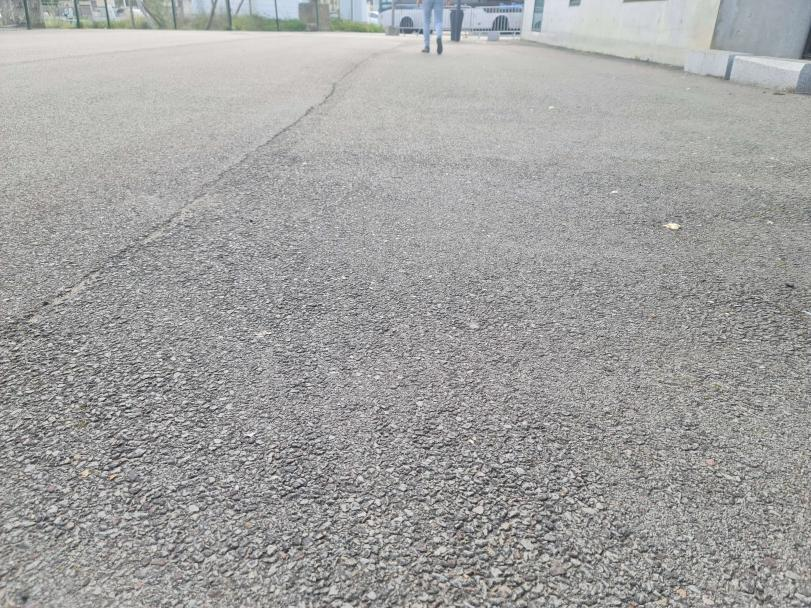
//> input picture VISION/ENVI/Images/ground.jpg, 811 x 608 px
$ ./InitScript   (built with g++ and OpenCV 4)
//> lines starting //> are read from the running program, lines starting //| are printed output that depends on the picture; after the words box and inside, x2 and y2 are one past the last pixel; in counts of white or black regions, pixels touching at a corner belong together
#include <opencv4/opencv2/opencv.hpp>
#include <opencv4/opencv2/highgui/highgui.hpp>
#include <iostream>
#include <stdint.h>

cv::Mat grey_img(cv::Mat img){

    cv::Mat graymat;
    cv::cvtColor(img, graymat, cv::COLOR_BGR2GRAY);
    //cv::imshow("Grey Img", graymat);
    std::cout<<"[DEBUG] Grey IMG\n";

    return graymat;
    // cv::imwrite("../Imres/test_threshold    ")
}

bool can_go_forward(cv::Mat img){
    // [6 lines of commented-out code are left out]

    int largeur = img.cols;
    int hauteur = img.rows;

    int part = 4;
    int taille_part = img.rows/part;

    float ratio_fonce_autorise = 0.05; //ratio de pixels foncés autorisés
    int min_j = 0; //la 1ère colonne observée
    int max_j; //la dernière clonne observée

    //à partir de la 2ème partie de l'image qu'on observe, on ne regarde que le centre
    //la zone observée est réactualisée à chaque partie de l'image
    int b = 0; //compte le nombre de partie ou le robot peut aller

    for (int p = 1; p <= part; p++){
	int f = 0;
	int  c = 0;
	max_j = min_j + largeur;
	for(int i = taille_part*(part-p); i<taille_part*(part-p+1);i++){
		for (int j = min_j; j < max_j; j++){
			if ( (int) img.at<uchar>(i,j) < 60) {//si pixel est foncé
				f++;
			}
			else{
				c++;
			}
		}
    	}
	if (f<taille_part*(part-p+1)*largeur*ratio_fonce_autorise){
		std::cout << "clair\n";
		b++;
	}
	else {
		std::cout << "foncé\n";
		break;
	}
	min_j = min_j + largeur*0.1; //offset a gauche pour la partie des lignes qu'on regarde
	largeur =  largeur*0.8; //nouvelle zone à regarder
	// on passe donc les 10ers%,  on regarde les 80% suivants,  et les 10 derniers % sont ignorés
    }

    if (b>=part*0.5){
	return true;
    }
    else {
	return false;
    }
}


int main(int argc, char** argv) {


    // Charger l'image depuis un fichier JPG IMREAD_GRAYSCALE
    cv::Mat image = cv::imread("../Images/ground.jpg");
//> image is the input picture: 608 rows x 811 cols, CV_8UC3; mean B, G, R 160.4, 161.6, 161.5
    cv::Mat img;

    // Vérifier si l'image a été chargée avec succès
    if (!image.data){
        std::cout << "Erreur lors du chargement de l'image." << std::endl;
        return -1;
    }

    // Afficher l'image dans une fenêtre
    //cv::imshow("Image test", image);
    // Apply the Gaussian Blur filter.
    // The Size object determines the size of the filter (the "range" of the blur)
    cv::GaussianBlur( image, img, cv::Size( 9, 9 ), 2);
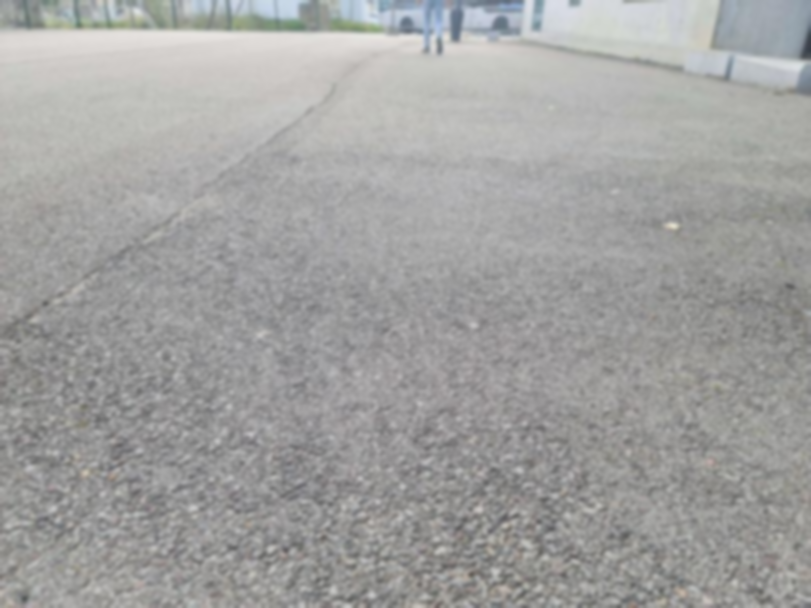
//> img: 608 rows x 811 cols, CV_8UC3; mean B, G, R 160.5, 161.6, 161.5
    //cv::imshow("Image lisse", img);

    std::vector<int> compression_params;
    compression_params.push_back(cv::IMWRITE_PNG_COMPRESSION);
    compression_params.push_back(9);
    //cv::Mat greyImg = grey_img(img);
    //cv::imshow("Grey", greyImg);

    bool result = false;
    // [16 lines of commented-out code are left out]
    cv::Mat data = image.reshape(1, image.rows * image.cols);
    data.convertTo(data, CV_32F);

    // Convertir l'image segmentée en niveaux de gris
    cv::Mat imageHSV;
    cv::cvtColor(image, imageHSV, cv::COLOR_BGR2HSV); //BGR2HSV
//> imageHSV: 608 rows x 811 cols, CV_8UC3; mean H, S, V 45.5, 5.6, 162.9

    cv::Mat finalImg;
    cv::inRange(imageHSV, cv::Scalar(0,0,0), cv::Scalar(179,20,255), finalImg);
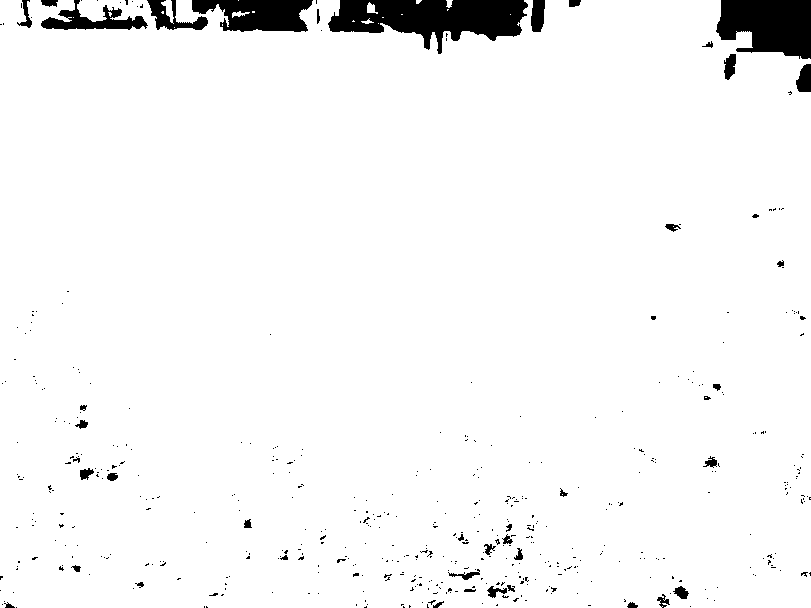
//> finalImg: 608 rows x 811 cols, CV_8UC1; 96% white; 501 black regions (458 under 20 px), largest, box (x1, y1, x2, y2) and area: (328, 0, 528, 54) 6302, (716, 0, 811, 59) 4432, (192, 0, 313, 32) 2781

    bool b = can_go_forward(finalImg);
//> the loop in can_go_forward, `for (int p = 1; p <= part; p++)` made 4 passes
//> (f, c) on passes 1 to 4: (2392, 120880), (199, 98297), (0, 78736), (9662, 53266)
//> after the loop in can_go_forward, `for (int p = 1; p <= part; p++)`: b = 3; min_j = 196; largeur = 414
//> b = true
    std::cout << b;
//| 1
    // Afficher l'image résultante
    cv::imshow("Image", image);
    //cv::imshow("Image Segmentée", segmented);
    //cv::imshow("Image Segmentée Grise", segmentedGray);
    cv::imshow("Image Finale", finalImg);
    cv::waitKey(0);
    cv::destroyAllWindows();

    // Attendre une touche pour fermer la fenêtre
    cv::waitKey(0);

    return EXIT_SUCCESS;
}
